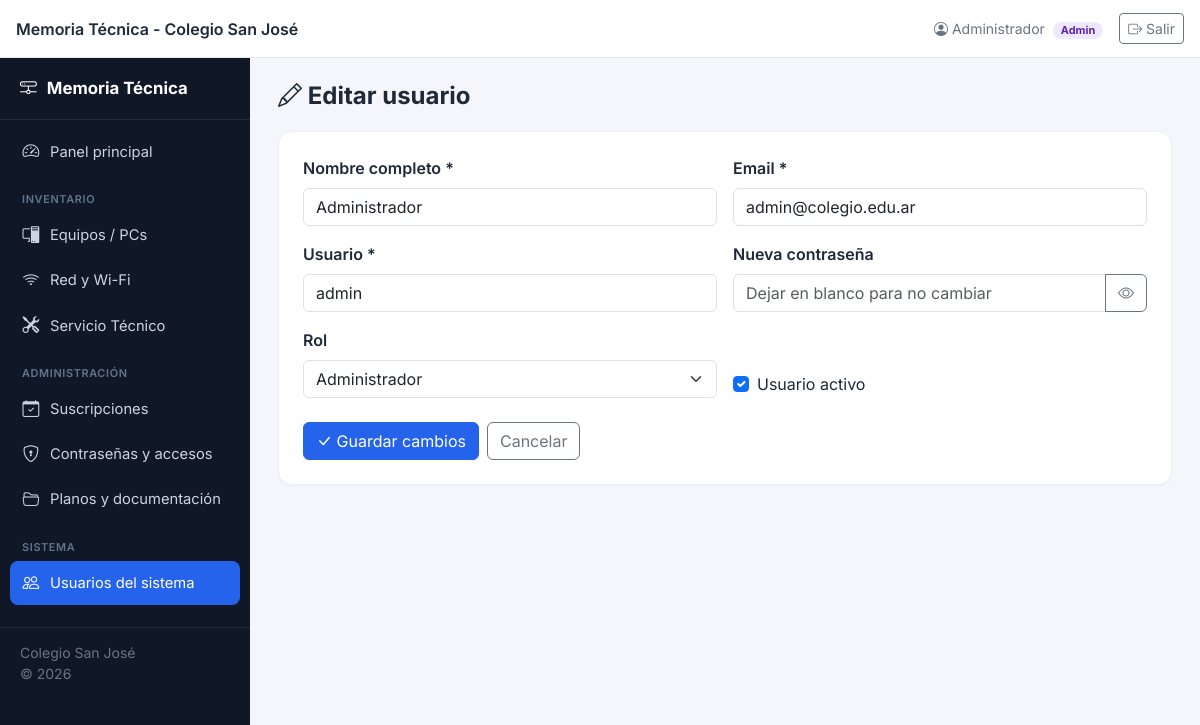
The page /usuarios/editar.php?id=1 (signed in) on the database its author committed.
### tables this page shows
CREATE TABLE usuarios_sistema (
  id INT AUTO_INCREMENT PRIMARY KEY,
  nombre VARCHAR(120) NOT NULL,
  email VARCHAR(150) NOT NULL UNIQUE,
  usuario VARCHAR(60) NOT NULL UNIQUE,
  password_hash VARCHAR(255) NOT NULL,
  rol ENUM('admin','tecnico','lectura') NOT NULL DEFAULT 'tecnico',
  activo TINYINT(1) NOT NULL DEFAULT 1,
  ultimo_acceso DATETIME NULL,
  created_at DATETIME NOT NULL DEFAULT CURRENT_TIMESTAMP
);

### includes/auth.php (called while the page is built, shortened)
<?php
function currentUser(): ?array
{
    return $_SESSION['usuario'] ?? null;
}
function isLoggedIn(): bool
{
    return isset($_SESSION['usuario']);
}
function baseUrl(): string
{
    static $base = null;
    if ($base === null) {
        $projectRoot = str_replace('\\', '/', dirname(__DIR__));
        $docRoot = str_replace('\\', '/', rtrim($_SERVER['DOCUMENT_ROOT'] ?? '', '/'));
        $rel = str_replace($docRoot, '', $projectRoot);
        $base = rtrim($rel, '/') . '/';
    }
    return $base;
}

### includes/functions.php (called while the page is built, shortened)
<?php
function h($value): string
{
    return htmlspecialchars((string)($value ?? ''), ENT_QUOTES, 'UTF-8');
}

### usuarios/editar.php (the view, shortened to what this page needs)
<?php
require_once __DIR__ . '/../includes/functions.php';
require_once __DIR__ . '/../includes/auth.php';
$db = getDB();
$id = (int)($_GET['id'] ?? $_POST['id'] ?? 0);
$stmt = $db->prepare('SELECT * FROM usuarios_sistema WHERE id = ?');
$stmt->execute([$id]);
$u = $stmt->fetch();
$form = $u;
$form['password'] = '';
require_once __DIR__ . '/../includes/header.php';
require_once __DIR__ . '/../includes/layout_start.php';
?>
<div class="page-header"><h1><i class="bi bi-pencil"></i> Editar usuario</h1></div>
<div class="card-app">
  <div class="p-4">
    <form method="post" novalidate>
      <div class="row g-3">
        <div class="col-md-6">
          <label class="form-label fw-semibold">Nombre completo *</label>
          <input type="text" name="nombre" class="form-control" required value="<?= h($form['nombre']) ?>">
        </div>
        <div class="col-md-6">
          <label class="form-label fw-semibold">Email *</label>
          <input type="email" name="email" class="form-control" required value="<?= h($form['email']) ?>">
        </div>
        <div class="col-md-6">
          <label class="form-label fw-semibold">Usuario *</label>
          <input type="text" name="usuario" class="form-control" required value="<?= h($form['usuario']) ?>">
        </div>
        <div class="col-md-6">
          <label class="form-label fw-semibold">Nueva contraseña</label>
          <div class="input-group">
            <input type="password" name="password" id="pw" class="form-control" placeholder="Dejar en blanco para no cambiar">
            <button type="button" class="btn btn-outline-secondary" onclick="togglePassword(this,'pw')"><i class="bi bi-eye"></i></button>
          </div>
        </div>
        <div class="col-md-6">
          <label class="form-label fw-semibold">Rol</label>
          <select name="rol" class="form-select">
            <option value="admin" <?= $form['rol'] === 'admin' ? 'selected' : '' ?>>Administrador</option>
          </select>
        </div>
        <div class="col-md-6 d-flex align-items-end">
          <div class="form-check">
            <input type="checkbox" name="activo" id="activo" class="form-check-input" <?= $form['activo'] ? 'checked' : '' ?>>
            <label class="form-check-label" for="activo">Usuario activo</label>
          </div>
        </div>
      </div>
      <div class="mt-4 d-flex gap-2">
        <button type="submit" class="btn btn-brand"><i class="bi bi-check-lg"></i> Guardar cambios</button>
        <a href="index.php" class="btn btn-outline-secondary">Cancelar</a>
      </div>
    </form>
  </div>
</div>
<?php require_once __DIR__ . '/../includes/footer.php'; ?>

### includes/header.php (shortened to what this page needs)
<?php
$user = currentUser();
?>
<!DOCTYPE html>
<html lang="es">
<head>
<link href="https://cdn.jsdelivr.net/npm/bootstrap@5.3.3/dist/css/bootstrap.min.css" rel="stylesheet">
<link href="https://cdn.jsdelivr.net/npm/bootstrap-icons@1.11.3/font/bootstrap-icons.css" rel="stylesheet">
<link href="<?= baseUrl() ?>assets/css/style.css" rel="stylesheet">
</head>
<body class="<?= isLoggedIn() ? 'with-sidebar' : '' ?>">
<?php if (isLoggedIn()): ?>
<nav class="topbar d-flex align-items-center justify-content-between px-3">
  <div class="d-flex align-items-center gap-2">
    <span class="fw-semibold d-none d-sm-inline"><?= h(APP_NAME) ?></span>
  </div>
  <div class="d-flex align-items-center gap-3">
    <span class="text-secondary small d-none d-md-inline">
      <i class="bi bi-person-circle"></i> <?= h($user['nombre']) ?>
      <span class="badge badge-rol badge-rol-<?= h($user['rol']) ?> ms-1"><?= h(ucfirst($user['rol'])) ?></span>
    </span>
    <a href="<?= baseUrl() ?>logout.php" class="btn btn-sm btn-outline-secondary"><i class="bi bi-box-arrow-right"></i> Salir</a>
  </div>
</nav>
<?php endif; ?>

### assets/css/style.css (style rules this page uses)
:root { --brand: #2563eb; --brand-dark: #1d4ed8; --brand-light: #eff6ff; --sidebar-w: 250px; --topbar-h: 58px; --bg: #f4f6fb; --card-radius: 14px; }
* { box-sizing: border-box; }
body { font-family: 'Inter', -apple-system, BlinkMacSystemFont, 'Segoe UI', sans-serif; background: var(--bg); color: #1f2937; }
a { text-decoration: none; }
.topbar { height: var(--topbar-h); background: #fff; border-bottom: 1px solid #e5e7eb; position: fixed; top: 0; left: 0; right: 0; z-index: 1030; }
body.with-sidebar { padding-top: var(--topbar-h); }
.card-app { background: #fff; border-radius: var(--card-radius); border: 1px solid #eef0f4; box-shadow: 0 1px 2px rgba(16,24,40,0.04); }
.page-header { display: flex; align-items: center; justify-content: space-between; flex-wrap: wrap; gap: 12px; margin-bottom: 20px; }
.page-header h1 { font-size: 1.5rem; font-weight: 700; margin: 0; }
.badge-rol { font-size: .68rem; padding: 3px 8px; border-radius: 20px; }
.badge-rol-admin { background: #ede9fe; color: #5b21b6; }
.btn-brand { background: var(--brand); border-color: var(--brand); color: #fff; }

### rows shown on the page
usuarios_sistema: nombre "Administrador", rol "Admin", email "admin@colegio.edu.ar", usuario "admin", rol "Administrador", activo "☑"

### other values the page prints
APP_NAME "Memoria Técnica - Colegio San José"
